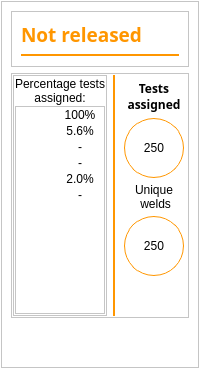
        <widget class="QWidget" name="notReleasedPage">
         <property name="styleSheet">
          <string notr="true">background-color: rgb(255, 255, 255);</string>
         </property>
         <layout class="QVBoxLayout" name="verticalLayout_2">
          <property name="spacing">
           <number>1</number>
          </property>
          <property name="leftMargin">
           <number>1</number>
          </property>
          <property name="topMargin">
           <number>1</number>
          </property>
          <property name="rightMargin">
           <number>1</number>
          </property>
          <property name="bottomMargin">
           <number>1</number>
          </property>
          <item>
           <widget class="QFrame" name="frame">
            <property name="frameShape">
             <enum>QFrame::StyledPanel</enum>
            </property>
            <property name="frameShadow">
             <enum>QFrame::Raised</enum>
            </property>
            <layout class="QVBoxLayout" name="verticalLayout_6">
             <item>
              <widget class="QFrame" name="frame_13">
               <property name="frameShape">
                <enum>QFrame::StyledPanel</enum>
               </property>
               <property name="frameShadow">
                <enum>QFrame::Raised</enum>
               </property>
               <layout class="QVBoxLayout" name="verticalLayout_8">
                <item>
                 <widget class="QLabel" name="label_2">
                  <property name="font">
                   <font>
                    <family>Microsoft YaHei</family>
                    <pointsize>14</pointsize>
                    <weight>75</weight>
                    <italic>false</italic>
                    <bold>true</bold>
                    <stylestrategy>PreferDefault</stylestrategy>
                    <kerning>true</kerning>
                   </font>
                  </property>
                  <property name="styleSheet">
                   <string notr="true">font: 75 bold 14pt &quot;Microsoft YaHei&quot;;
color: rgb(255, 150, 0);</string>
                  </property>
                  <property name="text">
                   <string>Not released</string>
                  </property>
                 </widget>
                </item>
                <item>
                 <widget class="Line" name="line_4">
                  <property name="styleSheet">
                   <string notr="true">color: rgb(255, 150, 0);</string>
                  </property>
                  <property name="frameShadow">
                   <enum>QFrame::Plain</enum>
                  </property>
                  <property name="lineWidth">
                   <number>2</number>
                  </property>
                  <property name="orientation">
                   <enum>Qt::Horizontal</enum>
                  </property>
                 </widget>
                </item>
               </layout>
              </widget>
             </item>
             <item>
              <widget class="QFrame" name="frame_12">
               <property name="styleSheet">
                <string notr="true">Line{
	color: rgb(255, 150, 0);
}</string>
               </property>
               <property name="frameShape">
                <enum>QFrame::StyledPanel</enum>
               </property>
               <property name="frameShadow">
                <enum>QFrame::Raised</enum>
               </property>
               <layout class="QHBoxLayout" name="horizontalLayout_6">
                <property name="leftMargin">
                 <number>1</number>
                </property>
                <property name="topMargin">
                 <number>1</number>
                </property>
                <property name="rightMargin">
                 <number>1</number>
                </property>
                <property name="bottomMargin">
                 <number>1</number>
                </property>
                <item>
                 <widget class="QFrame" name="frame_2">
                  <layout class="QVBoxLayout" name="verticalLayout_9">
                   <property name="spacing">
                    <number>0</number>
                   </property>
                   <property name="leftMargin">
                    <number>0</number>
                   </property>
                   <property name="topMargin">
                    <number>0</number>
                   </property>
                   <property name="rightMargin">
                    <number>0</number>
                   </property>
                   <property name="bottomMargin">
                    <number>0</number>
                   </property>
                   <item>
                    <widget class="QFrame" name="frame_15">
                     <property name="frameShape">
                      <enum>QFrame::StyledPanel</enum>
                     </property>
                     <property name="frameShadow">
                      <enum>QFrame::Raised</enum>
                     </property>
                     <layout class="QGridLayout" name="gridLayout_6">
                      <property name="leftMargin">
                       <number>1</number>
                      </property>
                      <property name="topMargin">
                       <number>1</number>
                      </property>
                      <property name="rightMargin">
                       <number>1</number>
                      </property>
                      <property name="bottomMargin">
                       <number>1</number>
                      </property>
                      <property name="spacing">
                       <number>1</number>
                      </property>
                      <item row="1" column="2">
                       <widget class="QFrame" name="frame_14">
                        <property name="frameShape">
                         <enum>QFrame::StyledPanel</enum>
                        </property>
                        <property name="frameShadow">
                         <enum>QFrame::Raised</enum>
                        </property>
                        <layout class="QGridLayout" name="gridLayout_5">
                         <property name="leftMargin">
                          <number>1</number>
                         </property>
                         <property name="topMargin">
                          <number>1</number>
                         </property>
                         <property name="rightMargin">
                          <number>1</number>
                         </property>
                         <property name="bottomMargin">
                          <number>1</number>
                         </property>
                         <property name="horizontalSpacing">
                          <number>10</number>
                         </property>
                         <property name="verticalSpacing">
                          <number>2</number>
                         </property>
                         <item row="2" column="1">
                          <widget class="QLabel" name="mtLevelLbl_2">
                           <property name="font">
                            <font>
                             <pointsize>9</pointsize>
                             <weight>9</weight>
                             <italic>false</italic>
                             <bold>false</bold>
                            </font>
                           </property>
                           <property name="text">
                            <string>-</string>
                           </property>
                           <property name="alignment">
                            <set>Qt::AlignCenter</set>
                           </property>
                          </widget>
                         </item>
                         <item row="0" column="1">
                          <widget class="QLabel" name="vtLevelLbl_2">
                           <property name="font">
                            <font>
                             <pointsize>9</pointsize>
                             <weight>9</weight>
                             <italic>false</italic>
                             <bold>false</bold>
                            </font>
                           </property>
                           <property name="text">
                            <string>100%</string>
                           </property>
                           <property name="alignment">
                            <set>Qt::AlignCenter</set>
                           </property>
                          </widget>
                         </item>
                         <item row="5" column="1">
                          <widget class="QLabel" name="rtLevelLbl_2">
                           <property name="font">
                            <font>
                             <pointsize>9</pointsize>
                             <weight>9</weight>
                             <italic>false</italic>
                             <bold>false</bold>
                            </font>
                           </property>
                           <property name="text">
                            <string>2.0%</string>
                           </property>
                           <property name="alignment">
                            <set>Qt::AlignCenter</set>
                           </property>
                          </widget>
                         </item>
                         <item row="2" column="0">
                          <widget class="QLabel" name="label_17">
                           <property name="maximumSize">
                            <size>
                             <width>30</width>
                             <height>30</height>
                            </size>
                           </property>
                           <property name="text">
                            <string/>
                           </property>
                           <property name="pixmap">
                            <pixmap resource="../resources.qrc">:/Icons/Icons/testingMethodsIcon_mt.png</pixmap>
                           </property>
                           <property name="scaledContents">
                            <bool>true</bool>
                           </property>
                          </widget>
                         </item>
                         <item row="4" column="1">
                          <widget class="QLabel" name="utLevelLbl_2">
                           <property name="font">
                            <font>
                             <pointsize>9</pointsize>
                             <weight>9</weight>
                             <italic>false</italic>
                             <bold>false</bold>
                            </font>
                           </property>
                           <property name="text">
                            <string>-</string>
                           </property>
                           <property name="alignment">
                            <set>Qt::AlignCenter</set>
                           </property>
                          </widget>
                         </item>
                         <item row="6" column="1">
                          <widget class="QLabel" name="ltLevelLbl_2">
                           <property name="font">
                            <font>
                             <pointsize>9</pointsize>
                             <weight>9</weight>
                             <italic>false</italic>
                             <bold>false</bold>
                            </font>
                           </property>
                           <property name="text">
                            <string>-</string>
                           </property>
                           <property name="alignment">
                            <set>Qt::AlignCenter</set>
                           </property>
                          </widget>
                         </item>
                         <item row="0" column="0">
                          <widget class="QLabel" name="label_13">
                           <property name="maximumSize">
                            <size>
                             <width>30</width>
                             <height>30</height>
                            </size>
                           </property>
                           <property name="text">
                            <string/>
                           </property>
                           <property name="pixmap">
                            <pixmap resource="../resources.qrc">:/Icons/Icons/testingMethodsIcon_vt.png</pixmap>
                           </property>
                           <property name="scaledContents">
                            <bool>true</bool>
                           </property>
                          </widget>
                         </item>
                         <item row="1" column="1">
                          <widget class="QLabel" name="ptLevelLbl_2">
                           <property name="font">
                            <font>
                             <pointsize>9</pointsize>
                             <weight>9</weight>
                             <italic>false</italic>
                             <bold>false</bold>
                            </font>
                           </property>
                           <property name="text">
                            <string>5.6%</string>
                           </property>
                           <property name="alignment">
                            <set>Qt::AlignCenter</set>
                           </property>
                          </widget>
                         </item>
                         <item row="4" column="0">
                          <widget class="QLabel" name="label_19">
                           <property name="maximumSize">
                            <size>
                             <width>30</width>
                             <height>30</height>
                            </size>
                           </property>
                           <property name="text">
                            <string/>
                           </property>
                           <property name="pixmap">
                            <pixmap resource="../resources.qrc">:/Icons/Icons/testingMethodsIcon_rt.png</pixmap>
                           </property>
                           <property name="scaledContents">
                            <bool>true</bool>
                           </property>
                          </widget>
                         </item>
                         <item row="6" column="0">
                          <widget class="QLabel" name="label_18">
                           <property name="maximumSize">
                            <size>
                             <width>30</width>
                             <height>30</height>
                            </size>
                           </property>
                           <property name="text">
                            <string/>
                           </property>
                           <property name="pixmap">
                            <pixmap resource="../resources.qrc">:/Icons/Icons/testingMethodsIcon_lt.png</pixmap>
                           </property>
                           <property name="scaledContents">
                            <bool>true</bool>
                           </property>
                          </widget>
                         </item>
                         <item row="1" column="0">
                          <widget class="QLabel" name="label_14">
                           <property name="maximumSize">
                            <size>
                             <width>30</width>
                             <height>30</height>
                            </size>
                           </property>
                           <property name="text">
                            <string/>
                           </property>
                           <property name="pixmap">
                            <pixmap resource="../resources.qrc">:/Icons/Icons/testingMethodsIcon_pt.png</pixmap>
                           </property>
                           <property name="scaledContents">
                            <bool>true</bool>
                           </property>
                          </widget>
                         </item>
                         <item row="5" column="0">
                          <widget class="QLabel" name="label_9">
                           <property name="maximumSize">
                            <size>
                             <width>30</width>
                             <height>30</height>
                            </size>
                           </property>
                           <property name="text">
                            <string/>
                           </property>
                           <property name="pixmap">
                            <pixmap resource="../resources.qrc">:/Icons/Icons/testingMethodsIcon_ut.png</pixmap>
                           </property>
                           <property name="scaledContents">
                            <bool>true</bool>
                           </property>
                          </widget>
                         </item>
                         <item row="7" column="1">
                          <spacer name="verticalSpacer_4">
                           <property name="orientation">
                            <enum>Qt::Vertical</enum>
                           </property>
                           <property name="sizeHint" stdset="0">
                            <size>
                             <width>20</width>
                             <height>40</height>
                            </size>
                           </property>
                          </spacer>
                         </item>
                        </layout>
                       </widget>
                      </item>
                      <item row="0" column="2">
                       <widget class="QLabel" name="label_3">
                        <property name="styleSheet">
                         <string notr="true">font: 75 bold 9pt &quot;Microsoft YaHei&quot;;</string>
                        </property>
                        <property name="text">
                         <string>Percentage tests 
assigned:</string>
                        </property>
                        <property name="alignment">
                         <set>Qt::AlignCenter</set>
                        </property>
                       </widget>
                      </item>
                     </layout>
                    </widget>
                   </item>
                  </layout>
                 </widget>
                </item>
                <item>
                 <widget class="Line" name="line_3">
                  <property name="styleSheet">
                   <string notr="true">color: rgb(255, 150, 0);</string>
                  </property>
                  <property name="frameShadow">
                   <enum>QFrame::Plain</enum>
                  </property>
                  <property name="lineWidth">
                   <number>2</number>
                  </property>
                  <property name="orientation">
                   <enum>Qt::Vertical</enum>
                  </property>
                 </widget>
                </item>
                <item>
                 <widget class="QFrame" name="frame_3">
                  <property name="styleSheet">
                   <string notr="true">QPushButton{
   border: 1px solid rgb(255, 255, 255); 
	border-color: rgb(255, 150, 0);
   border-radius: 30px;
   font: 75 bold 16pt &quot;Microsoft YaHei&quot;; 
   background-color: rgb(255, 255, 255);
   color: rgb(0,0,0);
}

QPushButton:hover{
background-color: rgb(255, 150, 0);
	color: rgb(255, 255, 255);
}

QLabel{
font: 75 bold 9pt &quot;Microsoft YaHei&quot;;
}</string>
                  </property>
                  <layout class="QGridLayout" name="gridLayout_7">
                   <property name="leftMargin">
                    <number>0</number>
                   </property>
                   <property name="topMargin">
                    <number>5</number>
                   </property>
                   <property name="rightMargin">
                    <number>0</number>
                   </property>
                   <property name="bottomMargin">
                    <number>0</number>
                   </property>
                   <property name="horizontalSpacing">
                    <number>0</number>
                   </property>
                   <property name="verticalSpacing">
                    <number>5</number>
                   </property>
                   <item row="0" column="0">
                    <widget class="QLabel" name="label_20">
                     <property name="font">
                      <font>
                       <family>Microsoft YaHei</family>
                       <pointsize>9</pointsize>
                       <weight>75</weight>
                       <italic>false</italic>
                       <bold>true</bold>
                      </font>
                     </property>
                     <property name="text">
                      <string>Tests 
assigned</string>
                     </property>
                     <property name="alignment">
                      <set>Qt::AlignCenter</set>
                     </property>
                    </widget>
                   </item>
                   <item row="2" column="0">
                    <widget class="QLabel" name="label_21">
                     <property name="styleSheet">
                      <string notr="true"/>
                     </property>
                     <property name="text">
                      <string>Unique
 welds</string>
                     </property>
                     <property name="alignment">
                      <set>Qt::AlignCenter</set>
                     </property>
                    </widget>
                   </item>
                   <item row="1" column="0" alignment="Qt::AlignTop">
                    <widget class="CustomPushCircleButton" name="testAssignedBtn">
                     <property name="sizePolicy">
                      <sizepolicy hsizetype="Fixed" vsizetype="Fixed">
                       <horstretch>0</horstretch>
                       <verstretch>0</verstretch>
                      </sizepolicy>
                     </property>
                     <property name="minimumSize">
                      <size>
                       <width>60</width>
                       <height>60</height>
                      </size>
                     </property>
                     <property name="maximumSize">
                      <size>
                       <width>0</width>
                       <height>0</height>
                      </size>
                     </property>
                     <property name="styleSheet">
                      <string notr="true"/>
                     </property>
                     <property name="text">
                      <string>250</string>
                     </property>
                    </widget>
                   </item>
                   <item row="3" column="0" alignment="Qt::AlignTop">
                    <widget class="CustomPushCircleButton" name="uniqueWeldsBtn">
                     <property name="sizePolicy">
                      <sizepolicy hsizetype="Fixed" vsizetype="Fixed">
                       <horstretch>0</horstretch>
                       <verstretch>0</verstretch>
                      </sizepolicy>
                     </property>
                     <property name="minimumSize">
                      <size>
                       <width>60</width>
                       <height>60</height>
                      </size>
                     </property>
                     <property name="maximumSize">
                      <size>
                       <width>0</width>
                       <height>0</height>
                      </size>
                     </property>
                     <property name="styleSheet">
                      <string notr="true"/>
                     </property>
                     <property name="text">
                      <string>250</string>
                     </property>
                    </widget>
                   </item>
                   <item row="4" column="0">
                    <spacer name="verticalSpacer_3">
                     <property name="orientation">
                      <enum>Qt::Vertical</enum>
                     </property>
                     <property name="sizeHint" stdset="0">
                      <size>
                       <width>20</width>
                       <height>40</height>
                      </size>
                     </property>
                    </spacer>
                   </item>
                  </layout>
                 </widget>
                </item>
               </layout>
              </widget>
             </item>
             <item>
              <spacer name="verticalSpacer_2">
               <property name="orientation">
                <enum>Qt::Vertical</enum>
               </property>
               <property name="sizeHint" stdset="0">
                <size>
                 <width>20</width>
                 <height>40</height>
                </size>
               </property>
              </spacer>
             </item>
            </layout>
           </widget>
          </item>
         </layout>
        </widget>
